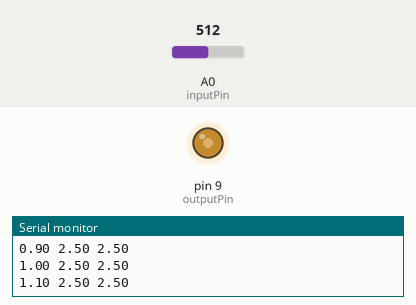
Recording of a sketch running on a simulated Arduino Uno, built with avr-gcc and run on an emulated ATmega328P. On the bench: output pins drawn as LEDs (lit = HIGH), the last lines printed to the serial monitor. Inputs (shaded band) come from the test bench; at power-on: A0 (inputPin) = 512.

Above: at 6.2 s.
6.3 s: A0 (inputPin) set to 716
At 7.7 s:
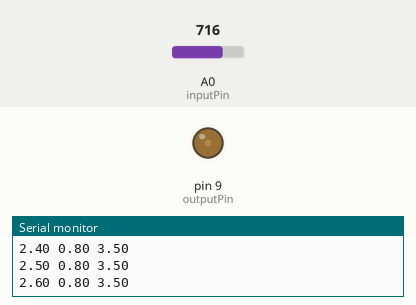
8.3 s: A0 (inputPin) set to 511
At 8.45 s:
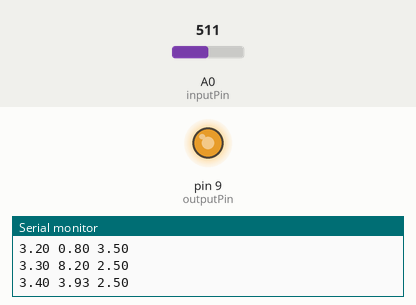
11.3 s: A0 (inputPin) set to 122
At 12.5 s:
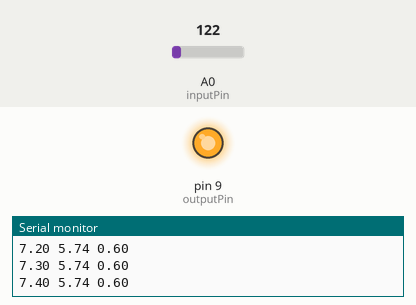
12.8 s: A0 (inputPin) set to 306
At 12.95 s:
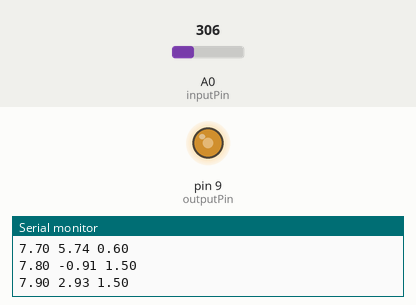
15.8 s: A0 (inputPin) set to 900
At 17.2 s:
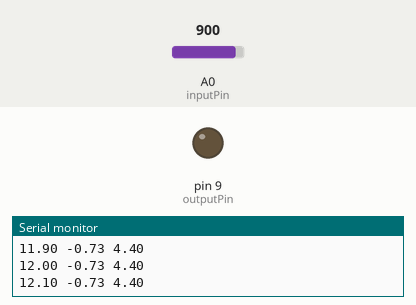
Timing chart, 0 to 18.3 s (numbered marks = the images above; inputs shaded):
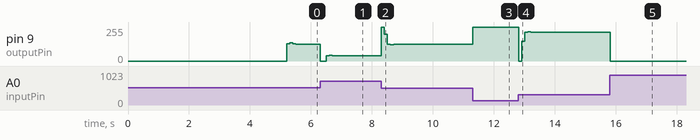

Measured:
- after the input at 6.3 s, pin 9 (outputPin): 127/255 → 0/255 at once, → 40/255 0.20 s later, → 45/255 0.10 s later, → 41/255 0.10 s later, … (5 changes in this stretch)
- after the input at 8.3 s, pin 9 (outputPin): 40/255 → 255/255 at once, → 200/255 0.10 s later, → 127/255 0.10 s later, → 123/255 0.10 s later, … (6 changes in this stretch)
- after the input at 11.3 s, pin 9 (outputPin): 127/255 → 255/255 at once
- after the input at 12.8 s, pin 9 (outputPin): 255/255 → 0/255 at once, → 149/255 0.10 s later, → 214/255 0.10 s later, → 218/255 0.10 s later, … (6 changes in this stretch)
- after the input at 15.8 s, pin 9 (outputPin): 214/255 → 0/255 at once

The sketch:

controller.ino
```cpp
#define inputPin A0
#define outputPin 9
#define sample_rate 10 //sample rate, in Hz

float yn = 0;
float un = 0;
float rn = 0;
float xhat[2] = {0,0};
float yhat = 0;

// These values are determined from the simulation
float Ad[2][2] = { {0.9512, 0.0442}, {0.0, 0.8187} };
float Bd[2]    =   {0.0046, 0.1813};
float C[2]     =   {1.0, 0};
float L[2]     =   {1.4362, 9.6214};
float Kr       =    3.2086;
float K[2]     =   {1.6938, 0.5148};

unsigned long loop_start_time;
unsigned long loop_time;
unsigned long start_time;
unsigned int loopNum = 0;

void setup(){
  Serial.begin(9600);
  loop_time = 1000000/sample_rate;
  start_time = micros();
  Serial.println("beginning");
  delay(5000);
  rn = 2.5;
}

void loop(){
  loop_start_time = micros();

  //read the current value from the input
  yn = voltage(analogRead(inputPin));

  //compute the control input and output it to the system
  un = controller(xhat, yhat, yn, un, rn);
  analogWrite(outputPin, digitalValue(un));

  //print the control input and system output
  Serial.print(loopNum * 1.0/sample_rate);
  Serial.print(' ');
  Serial.print(un);
  Serial.print(' ');
  Serial.println(yn);

  //wait so that we sample at 10Hz
  while(micros() - loop_start_time < loop_time);
  ++loopNum;
}


//This function implements the controller
//Observer, full-state feedback gains, and reference gains;
float controller(float* xhat, float& yhat, float yn, float un, float rn) {
  // yhat[n] = C*xhat[n];
  yhat = C[0]*xhat[0]+C[1]*xhat[1];
  // xhat[n+1] = Ad*xhat[n] + Bd*u[n] + L*(y[n] - yhat[n])
  float new_xhat0 = Ad[0][0]*xhat[0] + Ad[0][1]*xhat[1] + Bd[0]*un + L[0]*(yn-yhat);
  float new_xhat1 = Ad[1][0]*xhat[0] + Ad[1][1]*xhat[1] + Bd[1]*un + L[1]*(yn-yhat);
  xhat[0] = new_xhat0;
  xhat[1] = new_xhat1;

  // control law: u[n] = -K*xhat[n] + Kr*r[n]
  return -K[0]*xhat[0] - K[1]*xhat[1] + Kr*rn;
}

//This function converts the 10-bit value from the ADC to a voltage value
float voltage(int digital_value) {
 return 5.0*digital_value/1023;
}

//This function ensures that the output is in a valid range for analogWrite
int digitalValue(float voltage) {
  if(voltage > 5.0) {
    return 255;
  }
  else if (voltage < 0.0) {
    return 0;
  }
  else {
    return 255* (voltage/5.0);
  }
}
```
